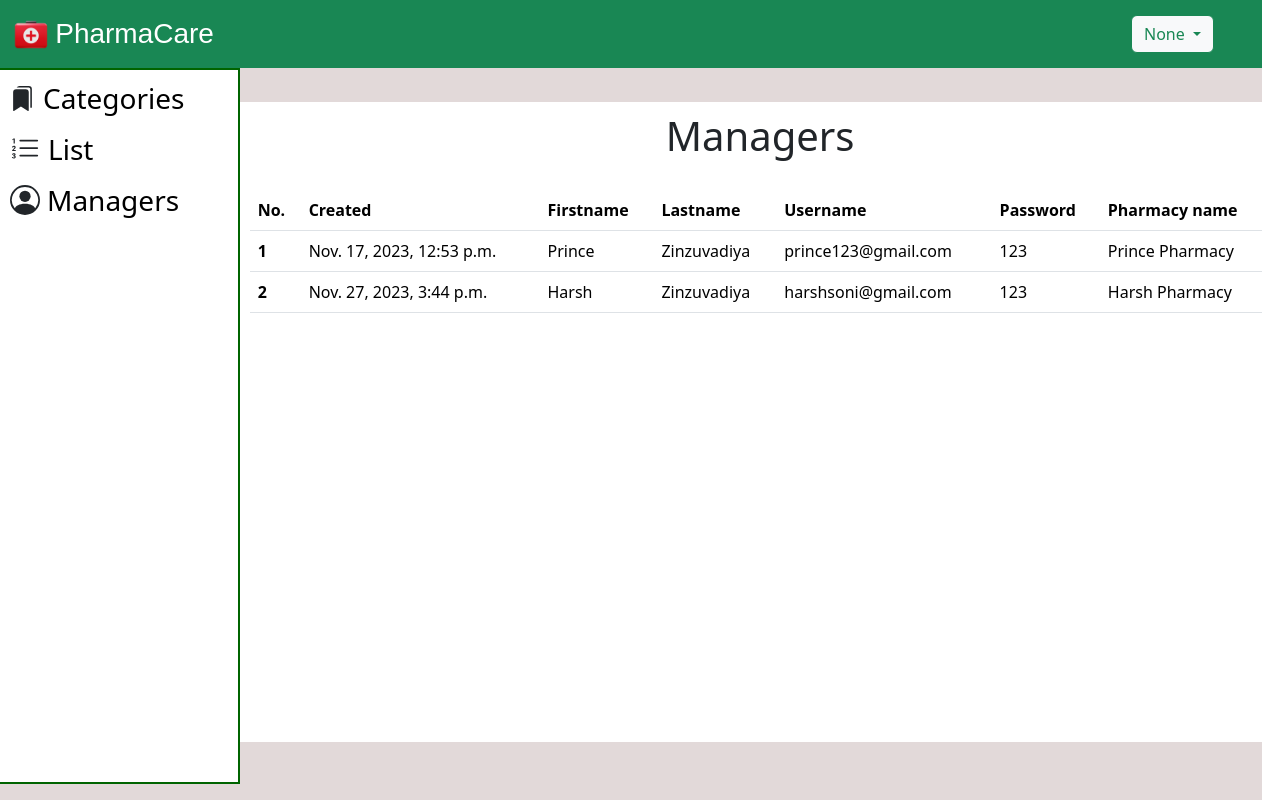
Before: /allmanager/ with the older database file.
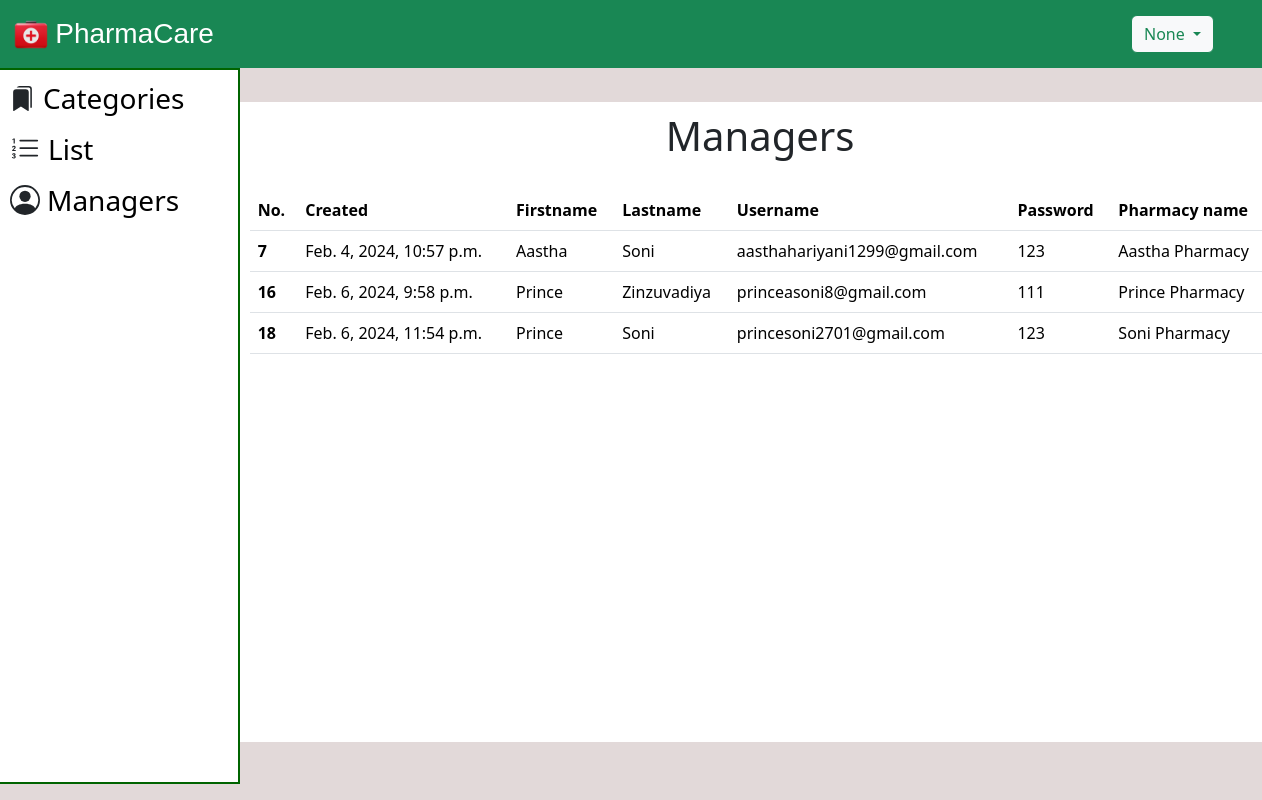
After: the same page with the newer database file.
### Pharmacy/models.py (models this page shows)
class manager(models.Model):
    created=models.DateTimeField(auto_now_add=True)
    firstname=models.CharField(max_length=50)
    lastname=models.CharField(max_length=50)
    username=models.EmailField()
    password=models.CharField(max_length=20)
    pharmacy_name=models.CharField(max_length=20)

### Pharmacy/views.py (the view)
# urls.py: path('allmanager/', views.allmanager, name='allmanager'),
def allmanager(request):
    name = request.session.get('name')
    managers=manager.objects.all()
    return render (request, 'allmanager.html', {'managers':managers, 'name':name})

### templates/allmanager.html (shortened to what this page needs)
<!DOCTYPE html>
<html lang="en">
  <head>
    <link
      href="https://cdn.jsdelivr.net/npm/bootstrap@5.3.2/dist/css/bootstrap.min.css"
      rel="stylesheet"
    />
    {% load static %}
  </head>
  <body style="background-color: rgb(226, 217, 217);">
   <nav class="navbar navbar-expand-lg bg-success text-white fs-5">
    <div class="container-fluid">
        <div class="row">
            <div class="col">
              <img src="{% static 'logo.png' %}" width="38" height="39">
                <a class="navbar-brand" href="#" style="color: white; font-family: 'Gill Sans', 'Gill Sans MT', Calibri, 'Trebuchet MS', sans-serif; font-size: 28px; margin-left: 0;">PharmaCare</a>
            </div>
        </div>
    </div>
    <div class="dropdown mx-5">
      <button class="btn btn-outline-success bg-light dropdown-toggle" type="button" data-bs-toggle="dropdown"
          aria-expanded="false">
          {{name}}
      </button>
  </div>
  </nav>
    <div class="container">
      <div class="row" style="width: 20%; border: 2px solid darkgreen; height: 89.5vh; position:absolute; left:0px; background-color: white;">
        <ul>
            {% if user_role == 'manager' %}
              <li style="margin-bottom: 7px; margin-top: 7px;"><svg xmlns="http://www.w3.org/2000/svg"  width="25" height="25" fill="currentColor" class="bi bi-bookmarks-fill m-lg-2 " viewBox="0 0 16 16"><path d="M2 4a2 2 0 0 1 2-2h6a2 2 0 0 1 2 2v11.5a.5.5 0 0 1-.777.416L7 13.101l-4.223 2.815A.5.5 0 0 1 2 15.5V4z"/><path d="M4.268 1A2 2 0 0 1 6 0h6a2 2 0 0 1 2 2v11.5a.5.5 0 0 1-.777.416L13 13.768V2a1 1 0 0 0-1-1H4.268z"/></svg><a href="/managerhome" style="font-size: 28px; text-decoration: none; color:black; vertical-align: middle">Categories</a></li>
              <li style="margin-bottom: 7px;"><svg xmlns="http://www.w3.org/2000/svg" width="30" height="30" fill="currentColor" class="bi bi-list-ol m-lg-2 " viewBox="0 0 16 16"><path fill-rule="evenodd" d="M5 11.5a.5.5 0 0 1 .5-.5h9a.5.5 0 0 1 0 1h-9a.5.5 0 0 1-.5-.5zm0-4a.5.5 0 0 1 .5-.5h9a.5.5 0 0 1 0 1h-9a.5.5 0 0 1-.5-.5zm0-4a.5.5 0 0 1 .5-.5h9a.5.5 0 0 1 0 1h-9a.5.5 0 0 1-.5-.5z"/><path d="M1.713 11.865v-.474H2c.217 0 .363-.137.363-.317 0-.185-.158-.31-.361-.31-.223 0-.367.152-.373.31h-.59c.016-.467.373-.787.986-.787.588-.002.954.291.957.703a.595.595 0 0 1-.492.594v.033a.615.615 0 0 1 .569.631c.003.533-.502.8-1.051.8-.656 0-1-.37-1.008-.794h.582c.008.178.186.306.422.309.254 0 .424-.145.422-.35-.002-.195-.155-.348-.414-.348h-.3zm-.004-4.699h-.604v-.035c0-.408.295-.844.958-.844.583 0 .96.326.96.756 0 .389-.257.617-.476.848l-.537.572v.03h1.054V9H1.143v-.395l.957-.99c.138-.142.293-.304.293-.508 0-.18-.147-.32-.342-.32a.33.33 0 0 0-.342.338v.041zM2.564 5h-.635V2.924h-.031l-.598.42v-.567l.629-.443h.635V5z"/></svg><a href="/medicinelist" style="font-size: 28px; text-decoration: none; color:black; vertical-align:middle;">List</a></li>
              <li style="margin-bottom: 7px;"><svg xmlns="http://www.w3.org/2000/svg" width="25" height="25" fill="currentColor" class="bi bi-patch-plus-fill m-lg-2 " viewBox="0 0 16 16"><path d="M10.067.87a2.89 2.89 0 0 0-4.134 0l-.622.638-.89-.011a2.89 2.89 0 0 0-2.924 2.924l.01.89-.636.622a2.89 2.89 0 0 0 0 4.134l.637.622-.011.89a2.89 2.89 0 0 0 2.924 2.924l.89-.01.622.636a2.89 2.89 0 0 0 4.134 0l.622-.637.89.011a2.89 2.89 0 0 0 2.924-2.924l-.01-.89.636-.622a2.89 2.89 0 0 0 0-4.134l-.637-.622.011-.89a2.89 2.89 0 0 0-2.924-2.924l-.89.01-.622-.636zM8.5 6v1.5H10a.5.5 0 0 1 0 1H8.5V10a.5.5 0 0 1-1 0V8.5H6a.5.5 0 0 1 0-1h1.5V6a.5.5 0 0 1 1 0z"/>
              </svg><a href="/addmedicine" style="font-size: 28px; text-decoration: none; color:black; vertical-align:middle;">Add</a></li>
              <li style="margin-bottom: 7px;"><svg xmlns="http://www.w3.org/2000/svg" width="25" height="25" fill="currentColor" class="bi bi-pencil-square m-lg-2 " viewBox="0 0 16 16"><path d="M15.502 1.94a.5.5 0 0 1 0 .706L14.459 3.69l-2-2L13.502.646a.5.5 0 0 1 .707 0l1.293 1.293zm-1.75 2.456-2-2L4.939 9.21a.5.5 0 0 0-.121.196l-.805 2.414a.25.25 0 0 0 .316.316l2.414-.805a.5.5 0 0 0 .196-.12l6.813-6.814z"/><path fill-rule="evenodd" d="M1 13.5A1.5 1.5 0 0 0 2.5 15h11a1.5 1.5 0 0 0 1.5-1.5v-6a.5.5 0 0 0-1 0v6a.5.5 0 0 1-.5.5h-11a.5.5 0 0 1-.5-.5v-11a.5.5 0 0 1 .5-.5H9a.5.5 0 0 0 0-1H2.5A1.5 1.5 0 0 0 1 2.5v11z"/></svg><a href="/edit" style="font-size: 28px; text-decoration: none; color:black; vertical-align:middle;">Edit</a></li>
              <li style="margin-bottom: 7px;"><svg xmlns="http://www.w3.org/2000/svg" width="25" height="25" fill="currentColor" class="bi bi-x-octagon-fill m-lg-2 " viewBox="0 0 16 16"><path d="M11.46.146A.5.5 0 0 0 11.107 0H4.893a.5.5 0 0 0-.353.146L.146 4.54A.5.5 0 0 0 0 4.893v6.214a.5.5 0 0 0 .146.353l4.394 4.394a.5.5 0 0 0 .353.146h6.214a.5.5 0 0 0 .353-.146l4.394-4.394a.5.5 0 0 0 .146-.353V4.893a.5.5 0 0 0-.146-.353L11.46.146zm-6.106 4.5L8 7.293l2.646-2.647a.5.5 0 0 1 .708.708L8.707 8l2.647 2.646a.5.5 0 0 1-.708.708L8 8.707l-2.646 2.647a.5.5 0 0 1-.708-.708L7.293 8 4.646 5.354a.5.5 0 1 1 .708-.708z"/></svg><a href="/remove" style="font-size: 28px; text-decoration: none; color:black; vertical-align:middle;">Remove</a></li>
            {% else %}
              <li style="margin-bottom: 7px; margin-top: 7px;"><a href="/adminhome" style="font-size: 28px; text-decoration: none; color:black; vertical-align: middle">Categories</a></li>
              <li style="margin-bottom: 7px;"><a href="/medicinelist" style="font-size: 28px; text-decoration: none; color:black; vertical-align:middle;">List</a></li>
              <li style="margin-bottom: 7px; margin-top: 6px;"><a href="/allmanager" style="font-size: 28px; text-decoration: none; color:black; vertical-align: middle">Managers</a></li>
            {% endif %}
          </ul>
      </div>
    </div>
    <div class="container ">
        <div class="row ">
            <div class="col-md-11" style="background-color: white; height: 80vh; margin-top: 3%; margin-left: 15.5%; overflow-y: auto;">
              <h1 style="text-align: center; margin-top: 10px; margin-bottom: 30px;">Managers</h1>
              <table class="table table-hover ">
                <thead>
                  <tr>
                    <th scope="col">No.</th>
                    <th scope="col">Created</th>
                    <th scope="col">Firstname</th>
                    <th scope="col">Lastname</th>
                    <th scope="col">Username</th>
                    <th scope="col">Password</th>
                    <th scope="col">Pharmacy name</th>
                  </tr>
                </thead>
                <tbody>
                  {% for i in managers %}
                  <tr>
                    <th scope="row">{{i.id}}</th>
                    <td>{{i.created}}</td>
                    <td>{{i.firstname}}</td>
                    <td>{{i.lastname}}</td>
                    <td>{{i.username}}</td>
                    <td>{{i.password}}</td>
                    <td>{{i.pharmacy_name}}</td>
                  </tr>
                  {% endfor %}
                </tbody>
              </table>
            </div>
        </div>
    </div>
</body>
</html>

### templates/allmanager.html (style rules this page uses)
.navbar a.navbar-brand { display: inline-block; vertical-align: middle; }

Changed rows visible on the page:
removed manager: id "1", created "Nov. 17, 2023, 12:53 p.m.", firstname "Prince", lastname "Zinzuvadiya", username "prince123@gmail.com", password "123", pharmacy_name "Prince Pharmacy"
removed manager: id "2", created "Nov. 27, 2023, 3:44 p.m.", firstname "Harsh", lastname "Zinzuvadiya", username "harshsoni@gmail.com", password "123", pharmacy_name "Harsh Pharmacy"
added manager: id "7", created "Feb. 4, 2024, 10:57 p.m.", firstname "Aastha", lastname "Soni", username "aasthahariyani1299@gmail.com", password "123", pharmacy_name "Aastha Pharmacy"
added manager: id "16", created "Feb. 6, 2024, 9:58 p.m.", firstname "Prince", lastname "Zinzuvadiya", username "princeasoni8@gmail.com", password "111", pharmacy_name "Prince Pharmacy"
added manager: id "18", created "Feb. 6, 2024, 11:54 p.m.", firstname "Prince", lastname "Soni", username "princesoni2701@gmail.com", password "123", pharmacy_name "Soni Pharmacy"
